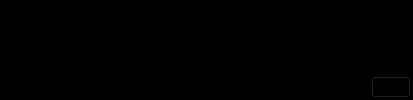
        <widget class="QFrame" name="footer">
         <property name="styleSheet">
          <string notr="true">background-color:rgb(0,0,0);</string>
         </property>
         <property name="frameShape">
          <enum>QFrame::StyledPanel</enum>
         </property>
         <property name="frameShadow">
          <enum>QFrame::Raised</enum>
         </property>
         <layout class="QHBoxLayout" name="horizontalLayout_3">
          <property name="spacing">
           <number>0</number>
          </property>
          <property name="leftMargin">
           <number>0</number>
          </property>
          <property name="topMargin">
           <number>0</number>
          </property>
          <property name="rightMargin">
           <number>0</number>
          </property>
          <property name="bottomMargin">
           <number>0</number>
          </property>
          <item>
           <widget class="QFrame" name="frame_7">
            <property name="frameShape">
             <enum>QFrame::StyledPanel</enum>
            </property>
            <property name="frameShadow">
             <enum>QFrame::Raised</enum>
            </property>
            <layout class="QVBoxLayout" name="verticalLayout_4">
             <property name="spacing">
              <number>0</number>
             </property>
             <property name="leftMargin">
              <number>0</number>
             </property>
             <property name="topMargin">
              <number>0</number>
             </property>
             <property name="rightMargin">
              <number>0</number>
             </property>
             <property name="bottomMargin">
              <number>0</number>
             </property>
             <item alignment="Qt::AlignLeft|Qt::AlignBottom">
              <widget class="QLabel" name="label">
               <property name="text">
                <string>Universidad Escuela Colombiana de Ingeniería Julio Garavito</string>
               </property>
              </widget>
             </item>
            </layout>
           </widget>
          </item>
          <item>
           <spacer name="horizontalSpacer_2">
            <property name="orientation">
             <enum>Qt::Horizontal</enum>
            </property>
            <property name="sizeHint" stdset="0">
             <size>
              <width>40</width>
              <height>20</height>
             </size>
            </property>
           </spacer>
          </item>
          <item alignment="Qt::AlignRight">
           <widget class="QFrame" name="frame_6">
            <property name="frameShape">
             <enum>QFrame::StyledPanel</enum>
            </property>
            <property name="frameShadow">
             <enum>QFrame::Raised</enum>
            </property>
            <layout class="QVBoxLayout" name="verticalLayout_3">
             <property name="spacing">
              <number>0</number>
             </property>
             <property name="leftMargin">
              <number>0</number>
             </property>
             <property name="topMargin">
              <number>0</number>
             </property>
             <property name="rightMargin">
              <number>0</number>
             </property>
             <property name="bottomMargin">
              <number>0</number>
             </property>
             <item alignment="Qt::AlignRight|Qt::AlignBottom">
              <widget class="QPushButton" name="pushButton_6">
               <property name="text">
                <string/>
               </property>
               <property name="icon">
                <iconset resource="icons.qrc">
                 <normaloff>:/icons/icons/box.svg</normaloff>:/icons/icons/box.svg</iconset>
               </property>
              </widget>
             </item>
            </layout>
           </widget>
          </item>
         </layout>
        </widget>
